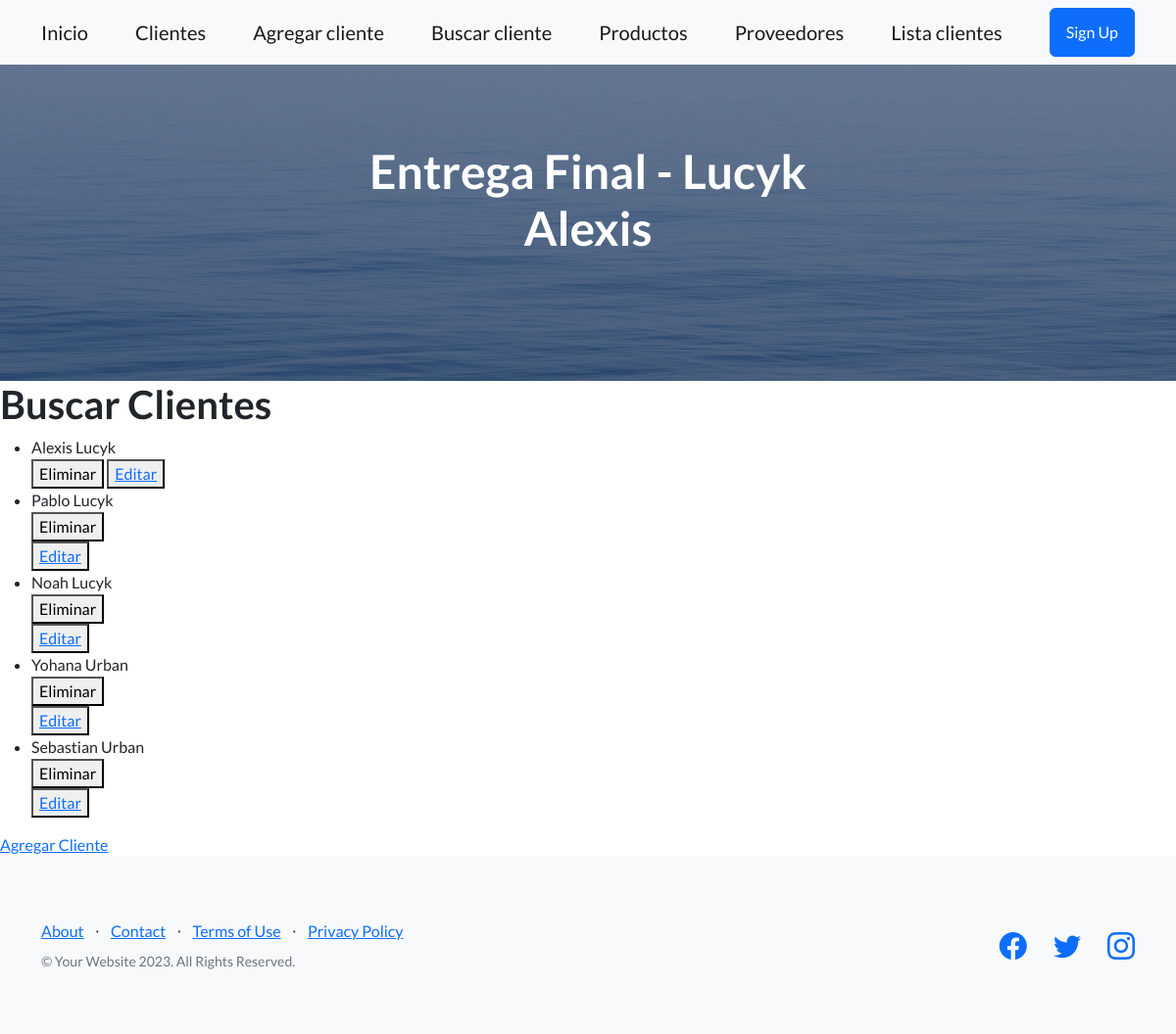
The app's page /app-tercera/cliente/, older data.
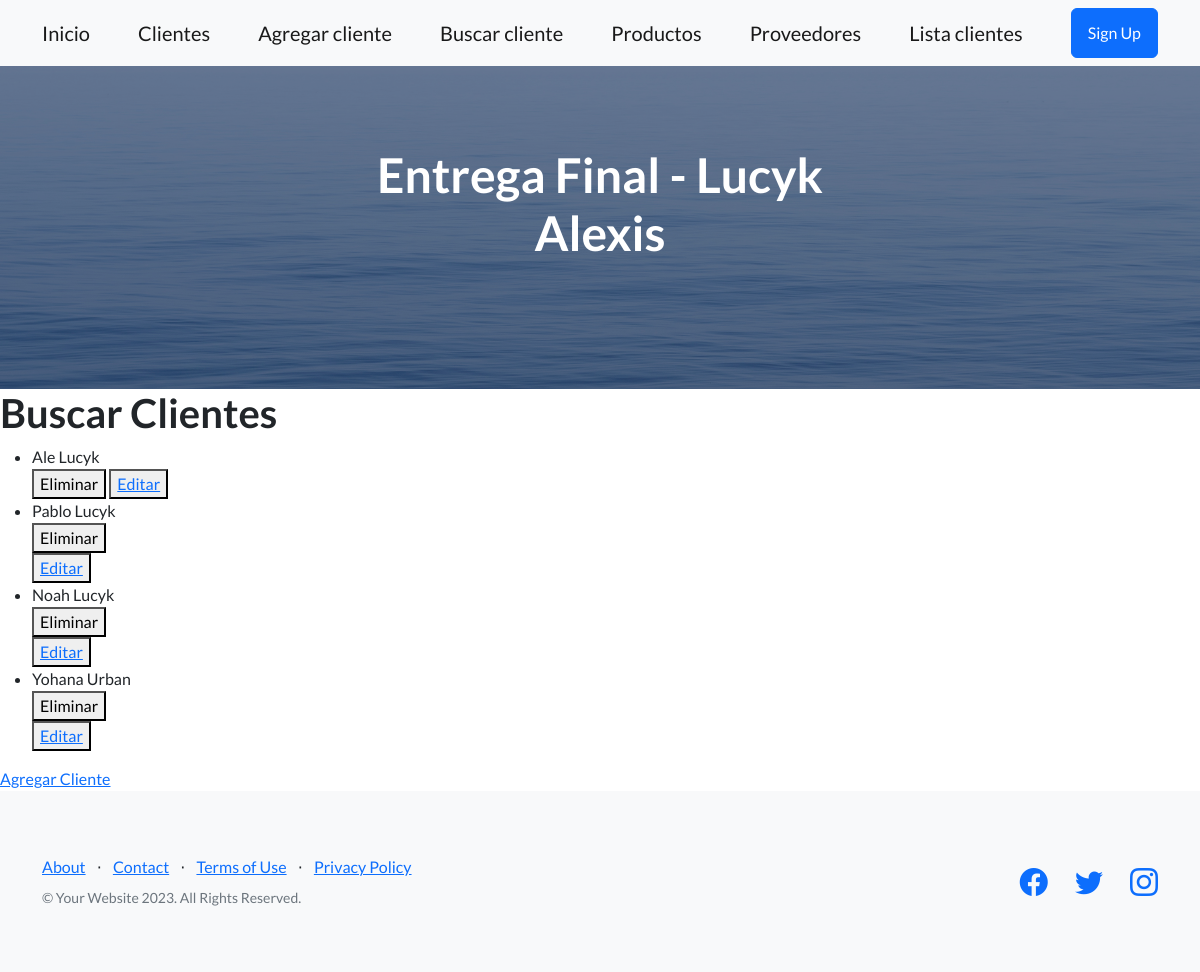
The same page, newer data.
### AppTercera/models.py (models this page shows, shortened)
class Cliente(models.Model):
    apellido=models.CharField(max_length=30)
    nombre=models.CharField(max_length=30)
    telefono=models.IntegerField()

### AppTercera/views.py (the view)
# urls.py: path('cliente/', clientes, name='Pag_Cliente'),
def clientes(req):
    lista=Cliente.objects.all()
    return render(req, 'lista_clientes.html', {'lista_clientes': lista})

### AppTercera/templates/lista_clientes.html
{% extends 'padre.html' %}
{% block contenidoQueCambia %}
<h1>Buscar Clientes</h1>
<form action="{% url 'Lista_Clientes' %}" method="get">
    <ul>
        {% for cliente in lista_clientes %}
            <li>{{cliente.nombre}} {{cliente.apellido}}</li>
            <div>
                <form action="{% url 'Eliminar_Cliente' cliente.id %}" method="post"> {% csrf_token %}
                    <button type="submit">Eliminar</button>
                </form>
                <button>
                    <a href="{% url 'Editar_Cliente' cliente.id %}">Editar</a>
                </button>
            </div>
        {% endfor %}
    </ul>
    <a href="{% url 'Pag_ClienteForm' %}">Agregar Cliente</a>
</form>
{% endblock contenidoQueCambia %}

Row changes from the older to the newer data that the page shows:
removed Cliente: nombre "Sebastian", apellido "Urban"
changed Cliente: nombre "Alexis" → "Ale"
